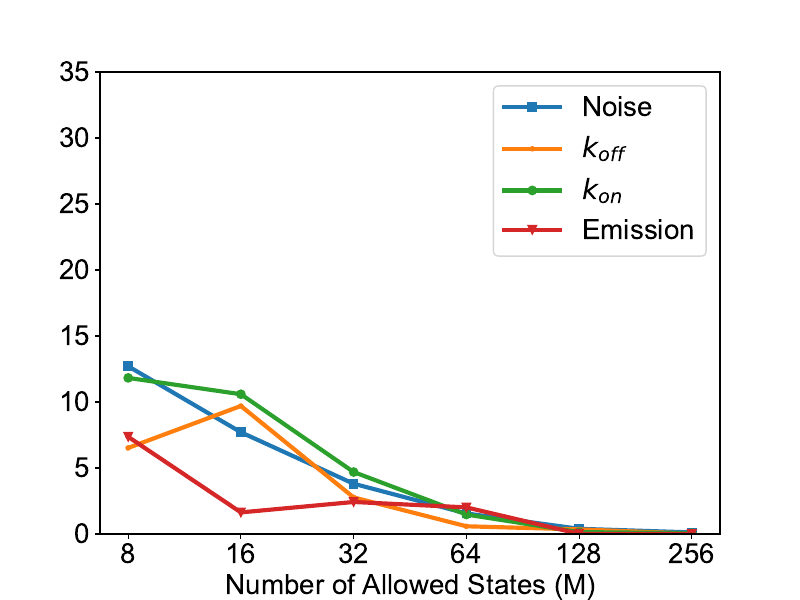

Recreate this plot in Python.
import numpy as np
import matplotlib.pyplot as plt
import matplotlib.ticker as ticker
import matplotlib

matplotlib.rcParams['figure.figsize'] = (10.0, 8.0)

true_kon = 0.070353336309323  # This is to Matlab
true_koff = 0.464397161485740
true_emission = 41354.89875953371
true_noise = 15364.95018917365

kon_256 = 0.0703975370151
koff_256 = 0.464528461567
emission_256 = 41355.4421665
noise_256 = 15383.4553458

kon_128 = 0.0702521547606
koff_128 = 0.462781716998
emission_128 = 41349.5580493
noise_128 = 15425.418704

kon_64 = 0.0693153852427
koff_64 = 0.467115326453
emission_64 = 42188.8476558
noise_64 = 15603.8805624

kon_32 = 0.0670500953392
koff_32 = 0.451529655946
emission_32 = 42357.8369306
noise_32 = 15950.0835477

kon_16 = 0.0629044588372
koff_16 = 0.419355892181
emission_16 = 42031.6615316
noise_16 = 16549.2031647

kon_8 = 0.0620334755086
koff_8 = 0.434113981492
emission_8 = 44399.6417218
noise_8 = 17317.3710659

index = np.array([8, 16, 32, 64, 128, 256])

emissions = np.array([emission_8, emission_16, emission_32, emission_64, emission_128,
                      emission_256])

noise = np.array([noise_8, noise_16, noise_32, noise_64, noise_128, noise_256])

prob_on = np.array([kon_8, kon_16, kon_32, kon_64, kon_128, kon_256])

prob_off = np.array([koff_8, koff_16, koff_32, koff_64, koff_128, koff_256])


def rel_error(true_value, inferred_value):
    rel_calc = abs((inferred_value - true_value) / true_value)
    rel_calc2 = rel_calc * 100
    return rel_calc2


noise_error_holder = np.zeros((len(index),))

for i in np.arange(0, len(index)):
    noise_error_holder[i,] = rel_error(true_noise, noise[i])

prob_on_error_holder = np.zeros((len(index),))

for j in np.arange(0, len(index)):
    prob_on_error_holder[j,] = rel_error(true_kon, prob_on[j])

prob_off_error_holder = np.zeros((len(index),))

for k in np.arange(0, len(index)):
    prob_off_error_holder[k,] = rel_error(true_koff, prob_off[k])

emissions_error_holder = np.zeros((len(index),))

for l in np.arange(0, len(index)):
    emissions_error_holder[l,] = rel_error(true_emission, emissions[l])

# %%
params = {'legend.fontsize': 20}
plt.rcParams.update(params)
plt.rcParams.update({'font.size': 20})
plt.rcParams['font.family'] = 'arial'

noise_dict = {'8': rel_error(true_noise, noise_8), '16': rel_error(true_noise, noise_16),
              '32': rel_error(true_noise, noise_32), '64': rel_error(true_noise, noise_64),
              '128': rel_error(true_noise, noise_128), '256': rel_error(true_noise, noise_256)}
noise_names = list(noise_dict.keys())
noise_values = list(noise_dict.values())

prob_off_dict = {'8': rel_error(true_koff, koff_8), '16': rel_error(true_koff, koff_16),
                 '32': rel_error(true_koff, koff_32),
                 '64': rel_error(true_koff, koff_64), '128': rel_error(true_koff, koff_128),
                 '256': rel_error(true_koff, koff_256)}
prob_off_names = list(prob_off_dict.keys())
prob_off_values = list(prob_off_dict.values())

prob_on_dict = {'8': rel_error(true_kon, kon_8), '16': rel_error(true_kon, kon_16), '32': rel_error(true_kon, kon_32),
                '64': rel_error(true_kon, kon_64), '128': rel_error(true_kon, kon_128),
                '256': rel_error(true_kon, kon_256)}
prob_on_names = list(prob_on_dict.keys())
prob_on_values = list(prob_on_dict.values())

emissions_dict = {'8': rel_error(true_emission, emission_8), '16': rel_error(true_emission, emission_16),
                  '32': rel_error(true_emission, emission_32), '64': rel_error(true_emission, emission_64),
                  '128': rel_error(true_emission, emission_128), '256': rel_error(true_emission, emission_256)}
emissions_names = list(emissions_dict.keys())
emissions_values = list(emissions_dict.values())

plt.figure(1, figsize=(8, 6), dpi=300)
plt.plot(noise_names, noise_values, label='Noise', marker='s', linewidth=3)
plt.plot(prob_off_names, prob_off_values, label='$k_{off}$', marker='.', linewidth=3)
plt.plot(prob_on_names, prob_on_values, label='$k_{on}$', marker='o', linewidth=3)
plt.plot(emissions_names, emissions_values, label='Emission', marker='v', linewidth=3)
plt.xlabel('Number of Allowed States (M)')
#plt.ylabel('Relative Error (%)')
plt.ylim((0, 35))
# plt.xlim((0, 300))
# plt.title('Plot of Convergence of Truncated Model Parameters to Full Model Parameters')
# plt.title('Plot of Convergence of Truncated and Full Model Parameters')
plt.legend()
plt.savefig('figureb.pdf', dpi=300, transparent=True)
plt.show()
